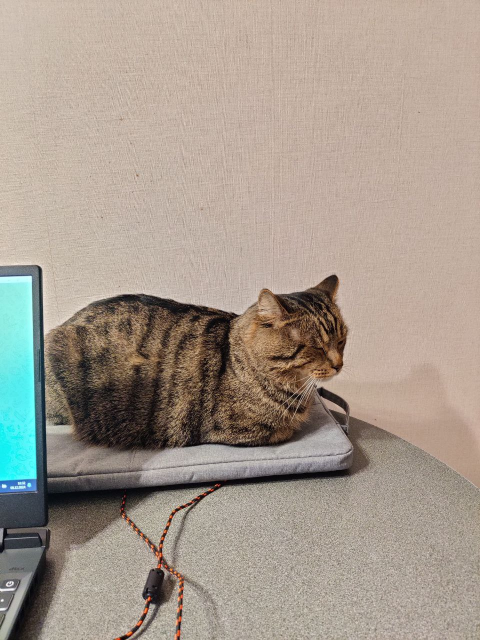
#> input picture Artyom_Aleksandrovich/HOMEWORK/9.1/cat1.jpg, 960 x 1280 px (shown at 1/2 size)
$ jupyter execute --allow-errors PICTUREPAIR.ipynb
#> lines starting #> are read from the running program, lines starting #| are printed output that depends on the picture; after the words box and inside, x2 and y2 are one past the last pixel; in counts of white or black regions, pixels touching at a corner belong together
Импортируются необходимые библиотеки: cv2 для работы с изображениями, numpy для работы с массивами и matplotlib.pyplot для отображения изображений.

Загружаются два изображения с помощью cv2.imread().

Изображения преобразуются в градации серого с помощью cv2.cvtColor(), чтобы упростить дальнейшую обработку

[cell 1]
import cv2
import numpy as np
import matplotlib.pyplot as plt

# Загрузка изображений
img1 = cv2.imread('cat1.jpg')
#> img1 is the input picture: shape (1280, 960, 3); mean B, G, R 141.9, 153.6, 165.1
img2 = cv2.imread('cat2.jpg')
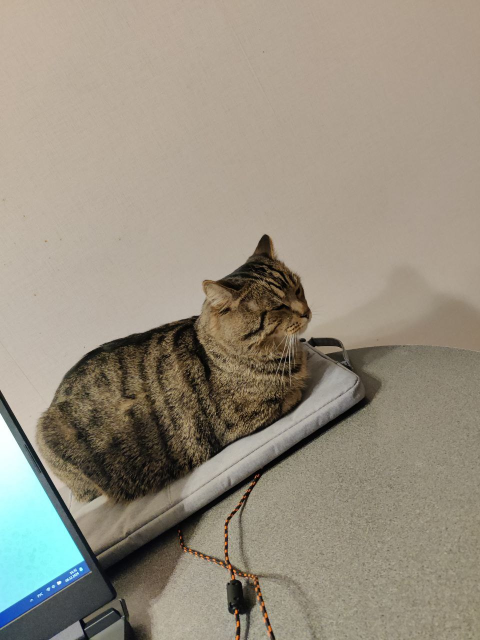
#> input picture Artyom_Aleksandrovich/HOMEWORK/9.1/cat2.jpg, 960 x 1280 px (shown at 1/2 size)
#> img2 is the input picture: shape (1280, 960, 3); mean B, G, R 128, 142.9, 150.6

# Преобразование изображений в градации серого
gray1 = cv2.cvtColor(img1, cv2.COLOR_BGR2GRAY)
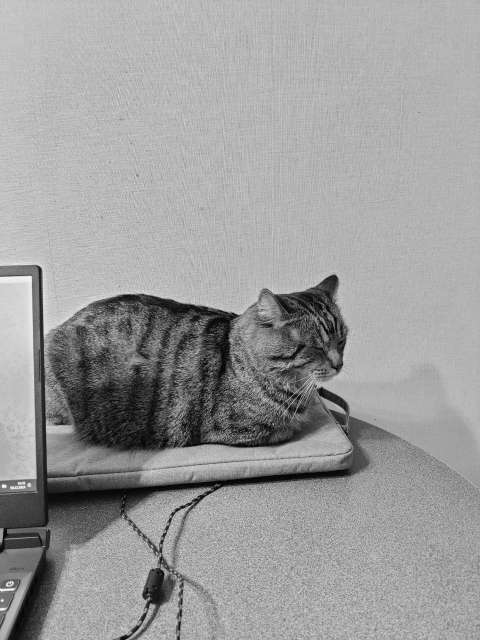
#> gray1: shape (1280, 960) (shown at 1/2 size); min 0, max 255, mean 155.7
gray2 = cv2.cvtColor(img2, cv2.COLOR_BGR2GRAY)
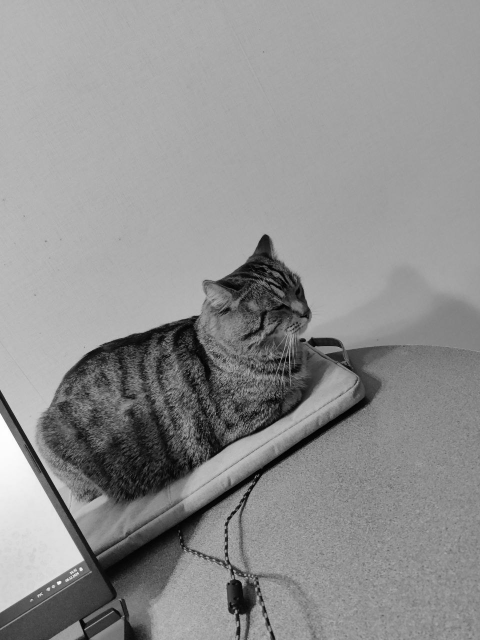
#> gray2: shape (1280, 960) (shown at 1/2 size); min 0, max 255, mean 143.5

Определяется функция extract_features, которая находит ключевые точки и дескрипторы для изображения.

Аргументы функции:

image: изображение в градациях серого.

detector: метод детектирования ключевых точек, может быть 'sift' или 'orb'. По умолчанию используется 'sift'.

В зависимости от значения аргумента detector, создается объект детектора SIFT или ORB.

С помощью метода detectAndCompute извлекаются ключевые точки (kp) и дескрипторы (des)

[cell 2]
def extract_features(image, detector='sift'):
    """
    Находит ключевые точки и дескрипторы для изображения

    Аргументы:
    image -- изображение в градациях серого
    detector -- 'sift' или 'orb'. По умолчанию 'sift'

    Возвращает:
    kp -- список извлеченных ключевых точек (особенностей) на изображении
    des -- список дескрипторов ключевых точек на изображении
    """
#> called with detector = 'sift'
    if detector == 'sift':
        det = cv2.SIFT_create()
    elif detector == 'orb':
        det = cv2.ORB_create()

    kp, des = det.detectAndCompute(image, None)
#> kp = 4194 keypoints; strongest (x, y, size): (8, 972, 5.5), (354, 1020, 4.9), (365, 1014, 5), (345, 1028, 4.8)

    return kp, des

Извлекаются ключевые точки и дескрипторы для обоих изображений с помощью методов SIFT и ORB.

Результаты сохраняются в переменные kp1_sift, des1_sift, kp2_sift, des2_sift для SIFT и kp1_orb, des1_orb, kp2_orb, des2_orb для ORB

[cell 3]
# Извлечение ключевых точек и дескрипторов с помощью SIFT
kp1_sift, des1_sift = extract_features(gray1, 'sift')
#> kp1_sift has the same summary as kp in extract_features
kp2_sift, des2_sift = extract_features(gray2, 'sift')
#> in extract_features (call 2), `kp, des = det.detectAndCompute(image, None)`: kp = 3505 keypoints; strongest (x, y, size): (118, 1165, 5.1), (483, 1198, 42), (97, 1178, 4.4), (453, 1095, 5.1)
#> kp2_sift has the same summary as kp in extract_features

# Извлечение ключевых точек и дескрипторов с помощью ORB
kp1_orb, des1_orb = extract_features(gray1, 'orb')
#> in extract_features (call 3), `kp, des = det.detectAndCompute(image, None)`: kp = 500 keypoints; strongest (x, y, size): (585, 787, 31), (666, 552, 111.1), (62, 552, 31), (61, 553, 37.2)
#> kp1_orb has the same summary as kp in extract_features
kp2_orb, des2_orb = extract_features(gray2, 'orb')
#> in extract_features (call 4), `kp, des = det.detectAndCompute(image, None)`: kp = 500 keypoints; strongest (x, y, size): (121, 1164, 31), (119, 1165, 53.6), (116, 1166, 53.6), (115, 1165, 44.6)
#> kp2_orb has the same summary as kp in extract_features

Определяется функция draw_keypoints, которая отображает ключевые точки на изображении.

Аргументы функции:

image: исходное изображение.

keypoints: список ключевых точек.

title: заголовок для отображаемого изображения.

С помощью cv2.drawKeypoints ключевые точки рисуются на изображении.

Изображение с ключевыми точками отображается с помощью matplotlib

[cell 4]
def draw_keypoints(image, keypoints, title):
#> called with title = 'SIFT Keypoints on Image 1'
    img_with_keypoints = cv2.drawKeypoints(image, keypoints, None, color=(0, 255, 0))
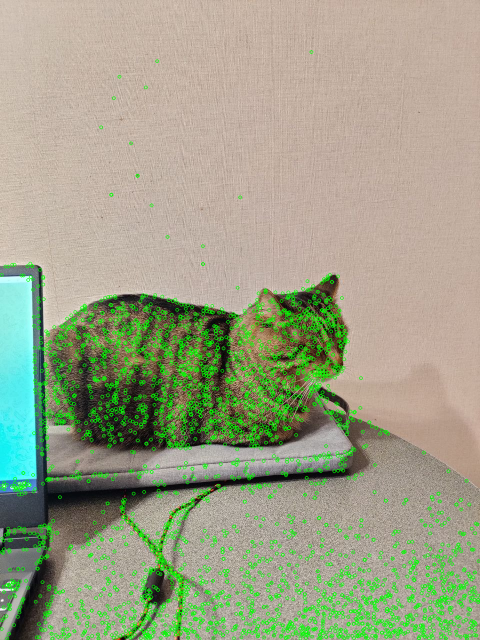
#> img_with_keypoints: shape (1280, 960, 3) (shown at 1/2 size); mean B, G, R 135.6, 162, 157.2
    plt.figure(figsize=(8, 8))
    plt.title(title)
    plt.imshow(cv2.cvtColor(img_with_keypoints, cv2.COLOR_BGR2RGB))
    plt.show()

Отображаются ключевые точки для каждого метода (SIFT и ORB) на обоих изображениях с помощью функции draw_keypoints

[cell 5]
# Отображение ключевых точек для каждого метода
draw_keypoints(img1, kp1_sift, 'SIFT Keypoints on Image 1')
draw_keypoints(img2, kp2_sift, 'SIFT Keypoints on Image 2')
#> call 2 of draw_keypoints, with title = 'SIFT Keypoints on Image 2'
#> in draw_keypoints (call 2), `img_with_keypoints = cv2.drawKeypoints(image, keypoints, None, color=(..`:
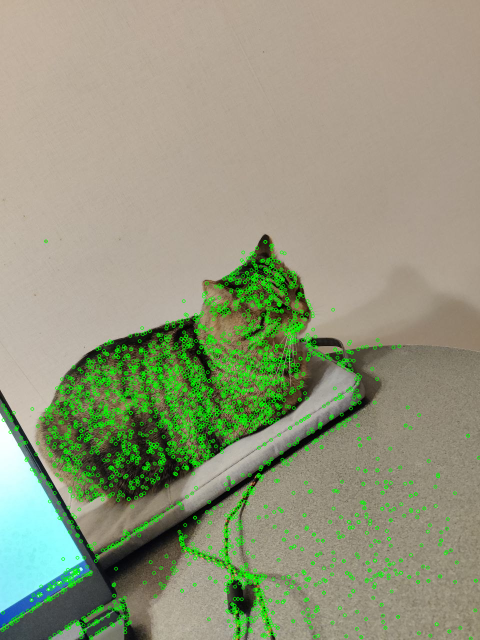
#> img_with_keypoints: shape (1280, 960, 3) (shown at 1/2 size); mean B, G, R 124.5, 151.3, 145.6

draw_keypoints(img1, kp1_orb, 'ORB Keypoints on Image 1')
#> call 3 of draw_keypoints, with title = 'ORB Keypoints on Image 1'
#> in draw_keypoints (call 3), `plt.show()`:
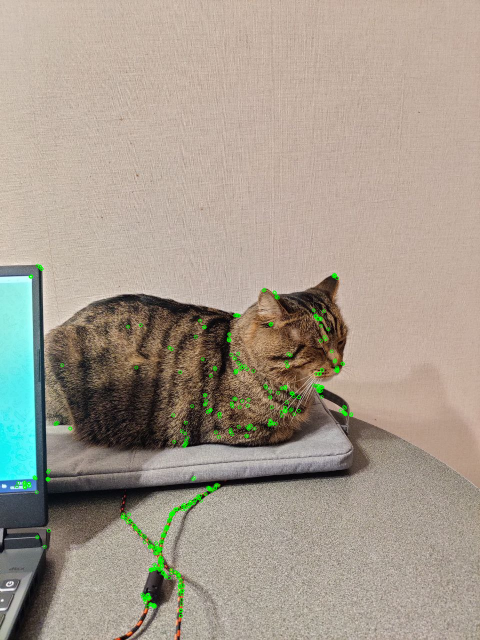
#> shown: shape (1280, 960, 3) (shown at 1/2 size); mean R, G, B 164.3, 154.7, 141.4
draw_keypoints(img2, kp2_orb, 'ORB Keypoints on Image 2')
#> call 4 of draw_keypoints, with title = 'ORB Keypoints on Image 2'
#> in draw_keypoints (call 4), `plt.show()`:
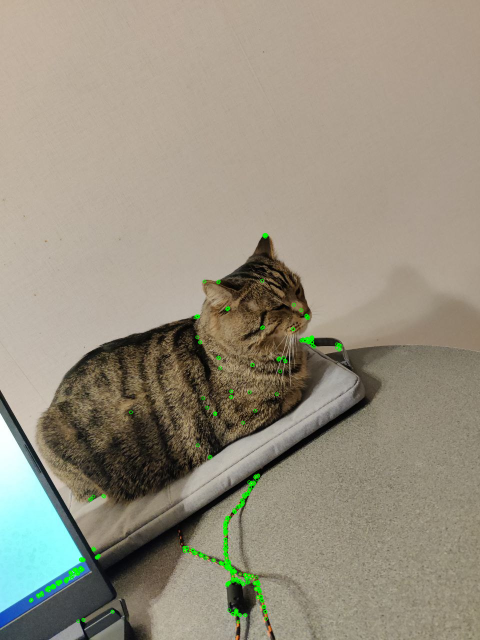
#> shown: shape (1280, 960, 3) (shown at 1/2 size); mean R, G, B 150.1, 143.8, 127.6

Выводится количество ключевых точек, найденных каждым методом (SIFT и ORB) на обоих изображениях

[cell 6]
# Сравнение количества ключевых точек, найденных каждым методом
print(f"SIFT: {len(kp1_sift)} keypoints on Image 1, {len(kp2_sift)} keypoints on Image 2")
#| SIFT: 4194 keypoints on Image 1, 3505 keypoints on Image 2
print(f"ORB: {len(kp1_orb)} keypoints on Image 1, {len(kp2_orb)} keypoints on Image 2")
#| ORB: 500 keypoints on Image 1, 500 keypoints on Image 2

Определяются реальные координаты точек на обоих изображениях.

Вычисляется матрица аффинного преобразования с использованием метода наименьших квадратов с помощью cv2.estimateAffine2D.

Матрица аффинного преобразования разлагается на компоненты с помощью сингулярного разложения (np.linalg.svd).

Вычисляются угол поворота, вектор переноса и скалирование.

Вычисляется обратная матрица аффинного преобразования с помощью cv2.invertAffineTransform.

Применяется обратное преобразование к исходным точкам для проверки

[cell 7]
# Реальные координаты точек на изображениях
pts1 = np.float32([[528, 579], [668, 551], [676, 732], [865, 912], [696, 918], [299, 1194]])
pts2 = np.float32([[76, 534], [308, 1159], [234, 690], [529, 579], [668, 551], [678, 735]])

# Вычисление матрицы афинного преобразования с использованием метода наименьших квадратов
M, _ = cv2.estimateAffine2D(pts1, pts2)
print("Матрица афинного преобразования:\n", M)

# Разложение матрицы на компоненты
U, S, Vt = np.linalg.svd(M[:2, :2])

# Угол поворота
theta = np.arctan2(U[1, 0], U[0, 0])
print("Угол поворота (в радианах):", theta)

# Вектор переноса
translation = M[:, 2]
print("Вектор переноса:", translation)

# Скалирование
scale = S
print("Скалирование:", scale)

# Вычисление обратной матрицы афинного преобразования
M_inv = cv2.invertAffineTransform(M)
print("Обратная матрица афинного преобразования:\n", M_inv)

# Применение обратного преобразования к исходным точкам для проверки
pts1_transformed = cv2.transform(np.array([pts2]), M_inv)
print("Преобразованные точки:\n", pts1_transformed)

Определяется функция draw_matches, которая создает изображение, объединяющее два исходных изображения, и рисует линии, соединяющие соответствующие точки.

Создание изображения для отображения:

h1, w1 = img1.shape[:2] и h2, w2 = img2.shape[:2]: Получаем высоту и ширину обоих изображений.

img_combined = np.zeros((max(h1, h2), w1 + w2, 3), dtype=np.uint8): Создаем пустое изображение, которое будет содержать оба исходных изображения. Высота нового изображения равна максимальной высоте из двух исходных изображений, а ширина равна сумме ширин двух изображений.

img_combined[:h1, :w1, :] = img1 и img_combined[:h2, w1:w1 + w2, :] = img2: Копируем оба изображения в новое изображение. Первое изображение размещается слева, а второе - справа

Рисование линий, соединяющих соответствующие точки:

for pt1, pt2 in zip(pts1, pts2): Проходим по всем парам точек из списков pts1 и pts2.

pt2_shifted = (int(pt2[0] + w1), int(pt2[1])): Смещаем координаты точек из второго изображения на ширину первого изображения, чтобы они правильно отображались на новом изображении.

cv2.line(img_combined, (int(pt1[0]), int(pt1[1])), pt2_shifted, (0, 255, 0), 2): Рисуем линию, соединяющую соответствующие точки из первого и второго изображений. Линия рисуется зеленым цветом (0, 255, 0) и имеет толщину 2 пикселя.

cv2.circle(img_combined, (int(pt1[0]), int(pt1[1])), 5, (0, 0, 255), -1) и cv2.circle(img_combined, pt2_shifted, 5, (0, 0, 255), -1): Рисуем круги на соответствующих точках из первого и второго изображений. Круги рисуются красным цветом (0, 0, 255) и имеют радиус 5 пикселей.

Возвращение результирующего изображения:

return img_combined: Возвращаем новое изображение, содержащее оба исходных изображения и линии, соединяющие соответствующие точки

[cell 8]
def draw_matches(img1, img2, pts1, pts2):
    # Создаем изображение для отображения
    h1, w1 = img1.shape[:2]
#> h1 = 1280; w1 = 960
    h2, w2 = img2.shape[:2]
#> h2 = 1280; w2 = 960
    img_combined = np.zeros((max(h1, h2), w1 + w2, 3), dtype=np.uint8)
    img_combined[:h1, :w1, :] = img1
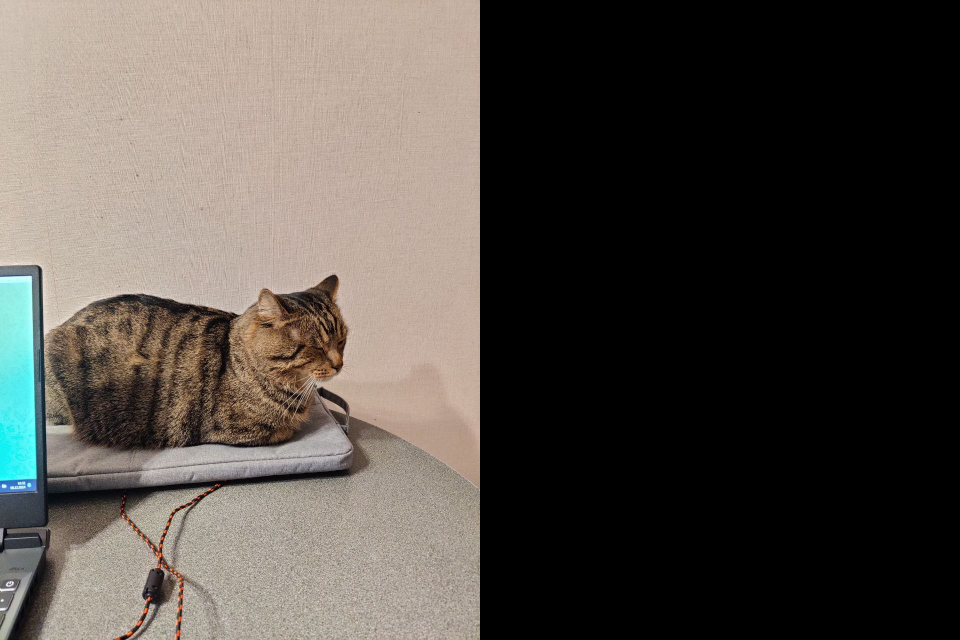
#> img_combined: shape (1280, 1920, 3) (shown at 1/2 size); mean B, G, R 71, 76.8, 82.5
    img_combined[:h2, w1:w1 + w2, :] = img2
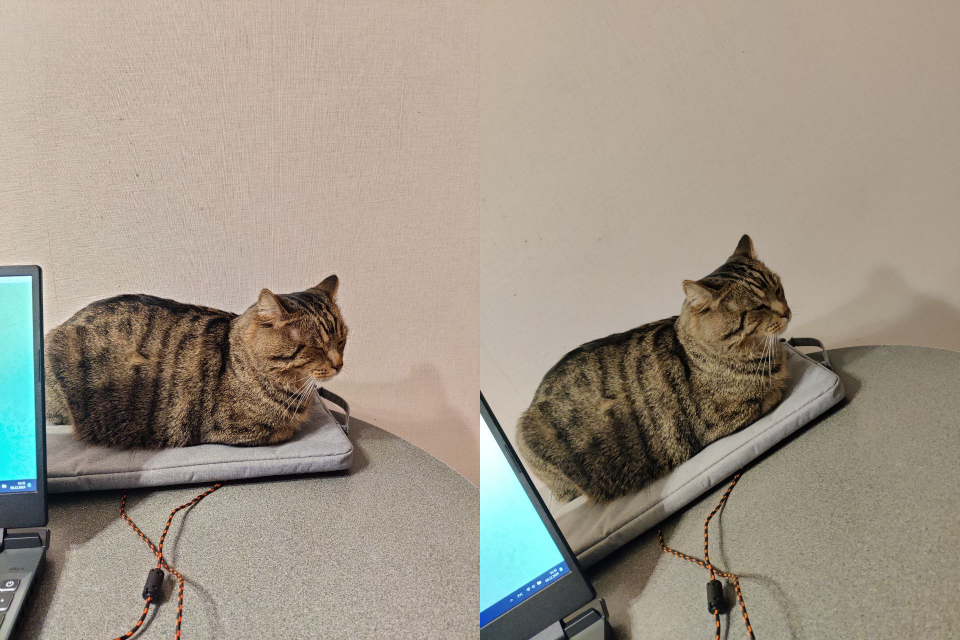
#> img_combined: shape (1280, 1920, 3) (shown at 1/2 size); mean B, G, R 135, 148.3, 157.8

    # Рисуем линии, соединяющие соответствующие точки
    for pt1, pt2 in zip(pts1, pts2):
        pt2_shifted = (int(pt2[0] + w1), int(pt2[1]))
        cv2.line(img_combined, (int(pt1[0]), int(pt1[1])), pt2_shifted, (0, 255, 0), 2)
        cv2.circle(img_combined, (int(pt1[0]), int(pt1[1])), 5, (0, 0, 255), -1)
        cv2.circle(img_combined, pt2_shifted, 5, (0, 0, 255), -1)
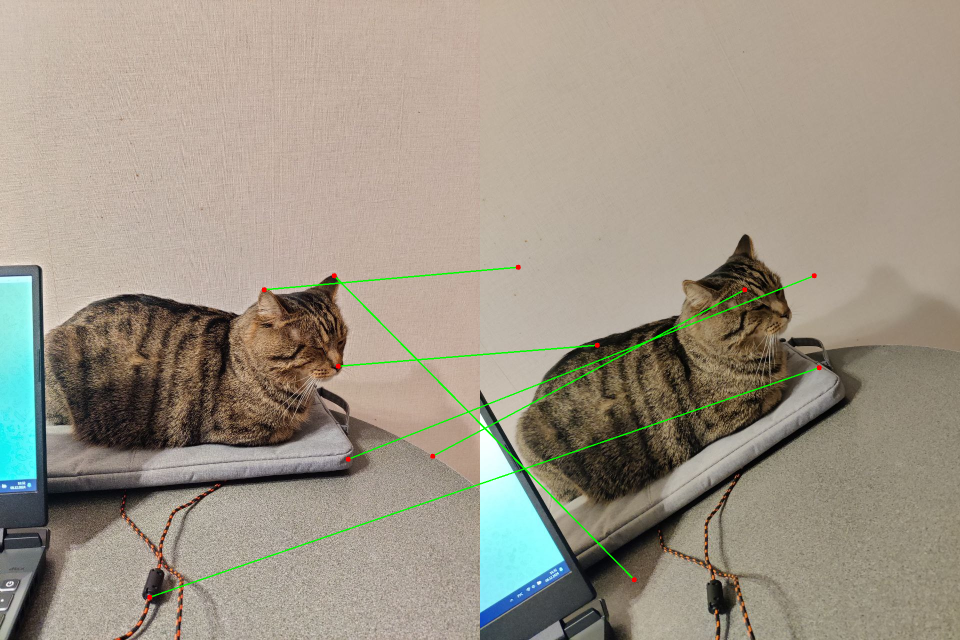
#> img_combined: shape (1280, 1920, 3) (shown at 1/2 size); 0.61% of pixels changed, all inside (x1, y1, x2, y2) = (294, 529, 1644, 1200)

    return img_combined

Реальные координаты точек на изображениях:

pts1 и pts2: Определяются координаты точек на обоих изображениях.

Создание изображения с соединенными точками:

img_matches = draw_matches(img1, img2, pts1, pts2): Вызываем функцию draw_matches, чтобы создать изображение, содержащее оба исходных изображения и линии, соединяющие соответствующие точки.

Отображение изображения:

plt.figure(figsize=(16, 8)): Создаем фигуру для отображения изображения с размером 16x8

plt.imshow(cv2.cvtColor(img_matches, cv2.COLOR_BGR2RGB)): Отображаем изображение с помощью matplotlib. Поскольку OpenCV использует цветовую модель BGR, а matplotlib - RGB, мы преобразуем изображение из BGR в RGB с помощью cv2.cvtColor.

plt.show(): Показываем изображение

[cell 9]
# Реальные координаты точек на изображениях
pts1 = np.float32([[528, 579], [668, 551], [676, 732], [865, 912], [696, 918], [299, 1194]])
pts2 = np.float32([[76, 534], [308, 1159], [234, 690], [529, 579], [668, 551], [678, 735]])

# Отображение изображений с соединенными точками
img_matches = draw_matches(img1, img2, pts1, pts2)
plt.figure(figsize=(16, 8))
plt.imshow(cv2.cvtColor(img_matches, cv2.COLOR_BGR2RGB))
plt.show()
